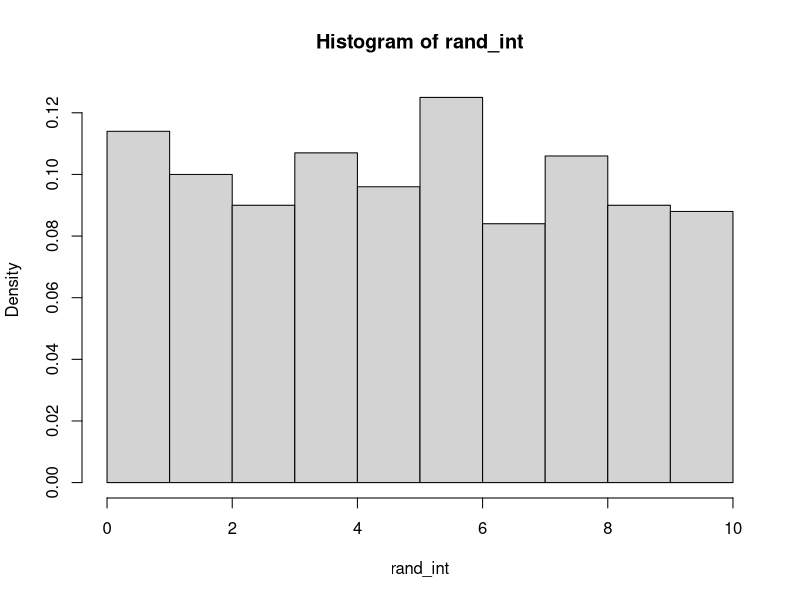

Write R code to recreate this figure.
# numeros enteros aleatorios
rand_int <- sample(1:10, 1000, replace=T)
unique(rand_int)
table(rand_int)

# histograma donde se puede ver que la probabilidad
# de cada uno es aproximadamente 0.1
hist(rand_int, probability=TRUE, breaks=0:10)

# permutacion
perm <- sample(1:100, 100)

# o simplemente
perm <- sample(100)

# escoger 10 elementos aleatorios de iris
iris[sample(nrow(iris), 10), ]

# otra forma
iris[sample(nrow(iris)), ][1:10, ]